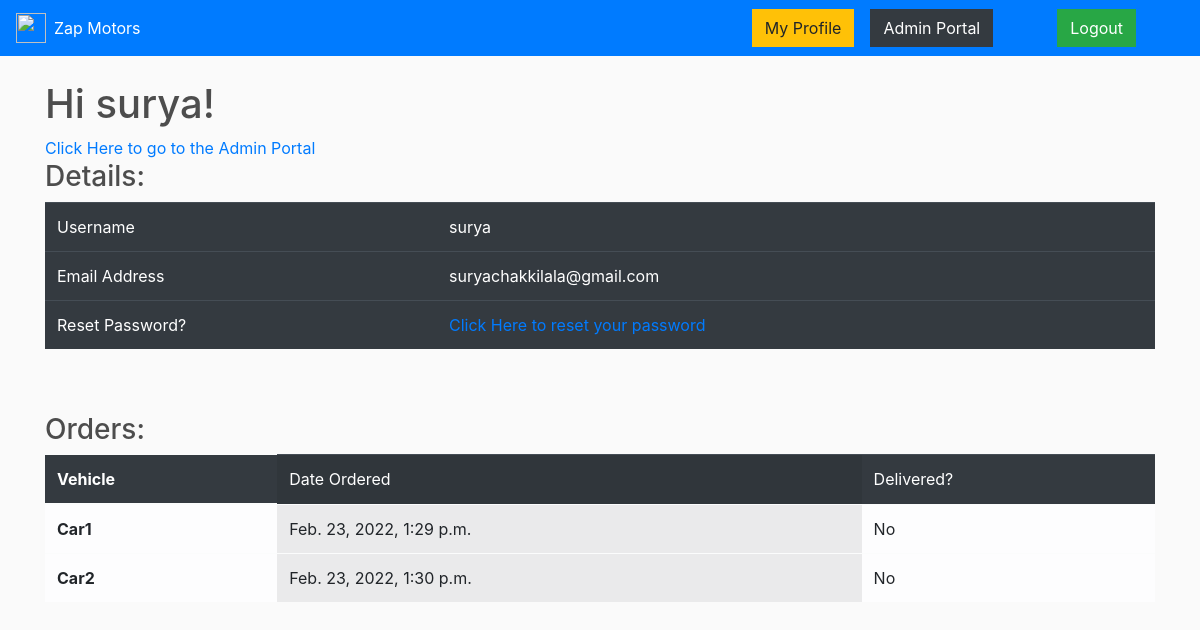
The page /profile (signed in) on the database as committed earlier.
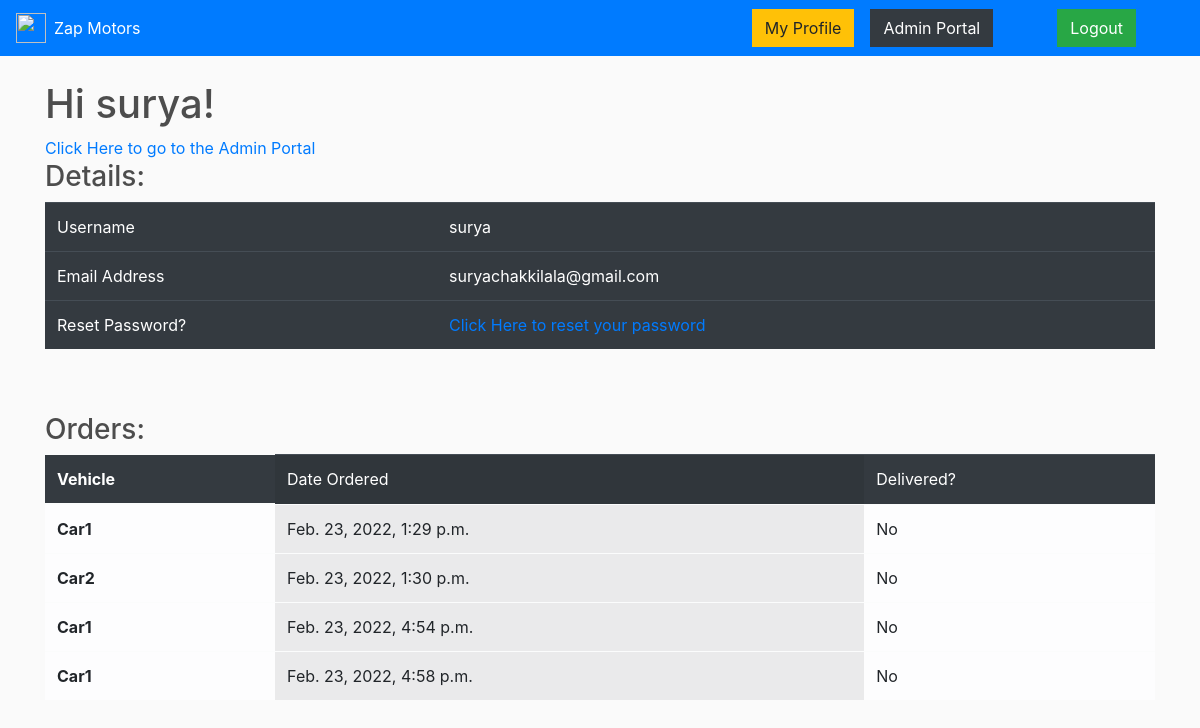
The same page on the database as committed later.
### store/models.py (models this page shows, shortened)
class Order(models.Model):
    user = models.TextField(default='_')
    date_ordered = models.DateTimeField(auto_now_add=True)
    complete = models.BooleanField(default=False)
    product_name = models.TextField(default='_')

### store/views.py (the view)
# urls.py: path('profile', views.profile, name='profile'),
def profile(request):
    if not request.user.is_authenticated:
        return redirect('login')
    orders = Order.objects.all().filter(user=request.user.username)
    context = {'orders': orders}
    return render(request, 'store/profile.html', context)

### store/templates/store/profile.html
{% extends 'store/main.html' %}
{% block content %}
    <h1>Hi {{user.username}}!</h1>
    {% if user.is_superuser %}
        <a href='/admin'>Click Here to go to the Admin Portal</a><br>
    {% endif %}
    <h3>Details:</h3>
    <table class="table table-dark table-hover">
        <tbody>
            <tr>
                <td>Username</td>
                <td>{{user.username}}</td>
            </tr>
            <tr>
                <td>Email Address</td>
                <td>{{user.email}}</td>
            </tr>
            <tr>
              <td>Reset Password?</td>
              <td><a href="{% url 'reset_password' %}">Click Here to reset your password</a>
            </tr>
        </tbody>
      </table>
      <br><br>
      <h3>Orders:</h3>
    <table class="table table-light table-hover">
        <thead class='table table-dark'>
            <th scope="row">Vehicle</th>
            <td colspan="2" class="table-active">Date Ordered</td>
            <td>Delivered?</td>
          </thead>
        <tbody>
              {% for order in orders %}
                <tr>
                    <th scope="row">{{order.product_name}}</th>
                    <td colspan="2" class="table-active">{{order.date_ordered}}</td>
                    {% if order.complete %}
                        <td>Yes</td>
                    {% else %}
                    <td>No</span></td>
                    {% endif %}
                </tr>
              {% endfor %}
        </tbody>
    </table>
{% endblock  %}

Rows that differ between the two databases and show on the page:
added Order: product_name "Car1", date_ordered "Feb. 23, 2022, 4:54 p.m.", complete "No"
added Order: product_name "Car1", date_ordered "Feb. 23, 2022, 4:58 p.m.", complete "No"
